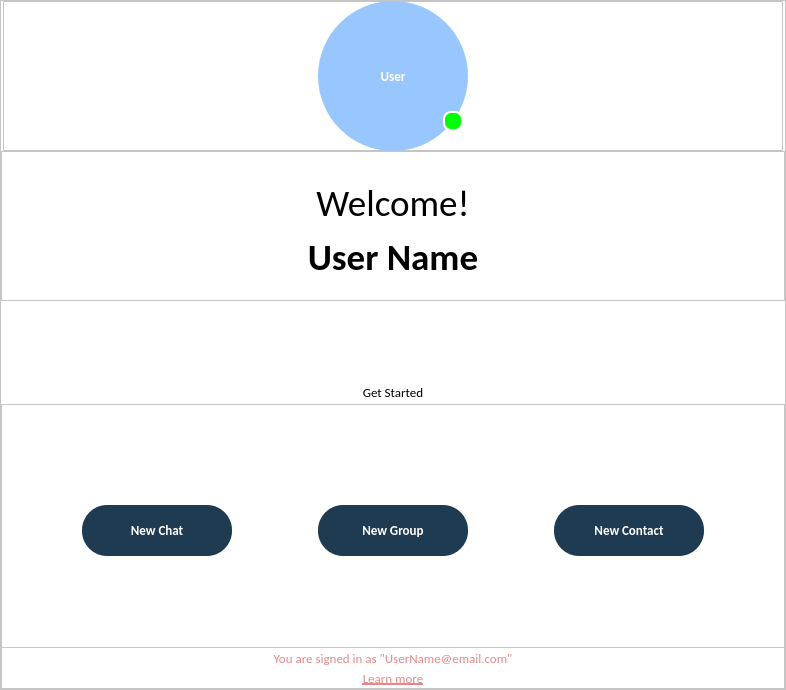
               <widget class="QWidget" name="welcome">
                <property name="minimumSize">
                 <size>
                  <width>780</width>
                  <height>686</height>
                 </size>
                </property>
                <property name="maximumSize">
                 <size>
                  <width>2340</width>
                  <height>2058</height>
                 </size>
                </property>
                <layout class="QVBoxLayout" name="verticalLayout_8">
                 <property name="spacing">
                  <number>0</number>
                 </property>
                 <property name="leftMargin">
                  <number>0</number>
                 </property>
                 <property name="topMargin">
                  <number>0</number>
                 </property>
                 <property name="rightMargin">
                  <number>0</number>
                 </property>
                 <property name="bottomMargin">
                  <number>0</number>
                 </property>
                 <item>
                  <widget class="QFrame" name="frame_24">
                   <property name="minimumSize">
                    <size>
                     <width>780</width>
                     <height>686</height>
                    </size>
                   </property>
                   <property name="maximumSize">
                    <size>
                     <width>2340</width>
                     <height>2058</height>
                    </size>
                   </property>
                   <property name="styleSheet">
                    <string notr="true">background-color: rgb(255, 255, 255);</string>
                   </property>
                   <property name="frameShape">
                    <enum>QFrame::StyledPanel</enum>
                   </property>
                   <property name="frameShadow">
                    <enum>QFrame::Raised</enum>
                   </property>
                   <layout class="QVBoxLayout" name="verticalLayout_7">
                    <property name="spacing">
                     <number>0</number>
                    </property>
                    <property name="leftMargin">
                     <number>0</number>
                    </property>
                    <property name="topMargin">
                     <number>0</number>
                    </property>
                    <property name="rightMargin">
                     <number>0</number>
                    </property>
                    <property name="bottomMargin">
                     <number>0</number>
                    </property>
                    <item alignment="Qt::AlignHCenter|Qt::AlignVCenter">
                     <widget class="QFrame" name="frame_25">
                      <property name="minimumSize">
                       <size>
                        <width>780</width>
                        <height>150</height>
                       </size>
                      </property>
                      <property name="maximumSize">
                       <size>
                        <width>2340</width>
                        <height>450</height>
                       </size>
                      </property>
                      <property name="frameShape">
                       <enum>QFrame::StyledPanel</enum>
                      </property>
                      <property name="frameShadow">
                       <enum>QFrame::Raised</enum>
                      </property>
                      <widget class="QLabel" name="label_20">
                       <property name="geometry">
                        <rect>
                         <x>440</x>
                         <y>110</y>
                         <width>20</width>
                         <height>20</height>
                        </rect>
                       </property>
                       <property name="minimumSize">
                        <size>
                         <width>20</width>
                         <height>20</height>
                        </size>
                       </property>
                       <property name="maximumSize">
                        <size>
                         <width>60</width>
                         <height>60</height>
                        </size>
                       </property>
                       <property name="styleSheet">
                        <string notr="true">border-radius:8px;
background-color: rgb(0, 255, 0);
border: 2px solid rgb(255,255,255);</string>
                       </property>
                       <property name="text">
                        <string/>
                       </property>
                      </widget>
                      <widget class="QPushButton" name="pushButton_19">
                       <property name="geometry">
                        <rect>
                         <x>315</x>
                         <y>0</y>
                         <width>150</width>
                         <height>150</height>
                        </rect>
                       </property>
                       <property name="minimumSize">
                        <size>
                         <width>150</width>
                         <height>150</height>
                        </size>
                       </property>
                       <property name="maximumSize">
                        <size>
                         <width>450</width>
                         <height>450</height>
                        </size>
                       </property>
                       <property name="font">
                        <font>
                         <family>Calibri</family>
                         <pointsize>10</pointsize>
                         <weight>75</weight>
                         <bold>true</bold>
                        </font>
                       </property>
                       <property name="cursor">
                        <cursorShape>PointingHandCursor</cursorShape>
                       </property>
                       <property name="styleSheet">
                        <string notr="true">QPushButton{
border-radius:75px;
color: rgb(255, 255, 255);
background-color: rgb(152, 199, 255);
}
QPushButton:hover{     
	background-color: rgb(230, 136, 136);
 }
QPushButton:pressed{     
	border-bottom: 5px solid rgb(30, 59, 81);
}</string>
                       </property>
                       <property name="text">
                        <string>User</string>
                       </property>
                      </widget>
                      <zorder>pushButton_19</zorder>
                      <zorder>label_20</zorder>
                     </widget>
                    </item>
                    <item>
                     <widget class="QFrame" name="frame_26">
                      <property name="minimumSize">
                       <size>
                        <width>780</width>
                        <height>150</height>
                       </size>
                      </property>
                      <property name="maximumSize">
                       <size>
                        <width>2340</width>
                        <height>450</height>
                       </size>
                      </property>
                      <property name="frameShape">
                       <enum>QFrame::StyledPanel</enum>
                      </property>
                      <property name="frameShadow">
                       <enum>QFrame::Raised</enum>
                      </property>
                      <layout class="QVBoxLayout" name="verticalLayout_5">
                       <property name="spacing">
                        <number>0</number>
                       </property>
                       <property name="leftMargin">
                        <number>0</number>
                       </property>
                       <property name="topMargin">
                        <number>20</number>
                       </property>
                       <property name="rightMargin">
                        <number>0</number>
                       </property>
                       <property name="bottomMargin">
                        <number>20</number>
                       </property>
                       <item>
                        <widget class="QLabel" name="label_21">
                         <property name="minimumSize">
                          <size>
                           <width>780</width>
                           <height>51</height>
                          </size>
                         </property>
                         <property name="maximumSize">
                          <size>
                           <width>2340</width>
                           <height>153</height>
                          </size>
                         </property>
                         <property name="font">
                          <font>
                           <family>Calibri</family>
                           <pointsize>28</pointsize>
                          </font>
                         </property>
                         <property name="text">
                          <string>Welcome!</string>
                         </property>
                         <property name="alignment">
                          <set>Qt::AlignBottom|Qt::AlignHCenter</set>
                         </property>
                        </widget>
                       </item>
                       <item>
                        <widget class="QLabel" name="label_22">
                         <property name="minimumSize">
                          <size>
                           <width>780</width>
                           <height>51</height>
                          </size>
                         </property>
                         <property name="maximumSize">
                          <size>
                           <width>2340</width>
                           <height>153</height>
                          </size>
                         </property>
                         <property name="font">
                          <font>
                           <family>Calibri</family>
                           <pointsize>28</pointsize>
                           <weight>75</weight>
                           <bold>true</bold>
                          </font>
                         </property>
                         <property name="text">
                          <string>User Name</string>
                         </property>
                         <property name="alignment">
                          <set>Qt::AlignBottom|Qt::AlignHCenter</set>
                         </property>
                        </widget>
                       </item>
                      </layout>
                     </widget>
                    </item>
                    <item>
                     <widget class="QLabel" name="label_25">
                      <property name="minimumSize">
                       <size>
                        <width>780</width>
                        <height>100</height>
                       </size>
                      </property>
                      <property name="maximumSize">
                       <size>
                        <width>2340</width>
                        <height>300</height>
                       </size>
                      </property>
                      <property name="font">
                       <font>
                        <family>Calibri</family>
                        <pointsize>10</pointsize>
                       </font>
                      </property>
                      <property name="text">
                       <string>Get Started</string>
                      </property>
                      <property name="alignment">
                       <set>Qt::AlignBottom|Qt::AlignHCenter</set>
                      </property>
                     </widget>
                    </item>
                    <item>
                     <widget class="QFrame" name="frame_27">
                      <property name="minimumSize">
                       <size>
                        <width>780</width>
                        <height>246</height>
                       </size>
                      </property>
                      <property name="maximumSize">
                       <size>
                        <width>2340</width>
                        <height>240</height>
                       </size>
                      </property>
                      <property name="frameShape">
                       <enum>QFrame::StyledPanel</enum>
                      </property>
                      <property name="frameShadow">
                       <enum>QFrame::Raised</enum>
                      </property>
                      <layout class="QHBoxLayout" name="horizontalLayout_7">
                       <property name="spacing">
                        <number>86</number>
                       </property>
                       <property name="leftMargin">
                        <number>80</number>
                       </property>
                       <property name="topMargin">
                        <number>100</number>
                       </property>
                       <property name="rightMargin">
                        <number>80</number>
                       </property>
                       <property name="bottomMargin">
                        <number>150</number>
                       </property>
                       <item>
                        <widget class="QPushButton" name="pushButton_20">
                         <property name="sizePolicy">
                          <sizepolicy hsizetype="Preferred" vsizetype="Preferred">
                           <horstretch>0</horstretch>
                           <verstretch>0</verstretch>
                          </sizepolicy>
                         </property>
                         <property name="minimumSize">
                          <size>
                           <width>150</width>
                           <height>51</height>
                          </size>
                         </property>
                         <property name="maximumSize">
                          <size>
                           <width>450</width>
                           <height>153</height>
                          </size>
                         </property>
                         <property name="font">
                          <font>
                           <family>Calibri</family>
                           <pointsize>10</pointsize>
                           <weight>75</weight>
                           <bold>true</bold>
                          </font>
                         </property>
                         <property name="styleSheet">
                          <string notr="true">QPushButton{
border-radius:25px;
color: rgb(255, 255, 255);
background-color: rgb(30, 59, 81);
}
QPushButton:hover{     
	background-color: rgb(230, 136, 136);
 }
QPushButton:pressed{     
	border-bottom: 5px solid rgb(30, 59, 81);
}</string>
                         </property>
                         <property name="text">
                          <string>New Chat</string>
                         </property>
                        </widget>
                       </item>
                       <item>
                        <widget class="QPushButton" name="pushButton_21">
                         <property name="sizePolicy">
                          <sizepolicy hsizetype="Preferred" vsizetype="Preferred">
                           <horstretch>0</horstretch>
                           <verstretch>0</verstretch>
                          </sizepolicy>
                         </property>
                         <property name="minimumSize">
                          <size>
                           <width>150</width>
                           <height>51</height>
                          </size>
                         </property>
                         <property name="maximumSize">
                          <size>
                           <width>450</width>
                           <height>153</height>
                          </size>
                         </property>
                         <property name="font">
                          <font>
                           <family>Calibri</family>
                           <pointsize>10</pointsize>
                           <weight>75</weight>
                           <bold>true</bold>
                          </font>
                         </property>
                         <property name="styleSheet">
                          <string notr="true">QPushButton{
border-radius:25px;
color: rgb(255, 255, 255);
background-color: rgb(30, 59, 81);
}
QPushButton:hover{     
	background-color: rgb(230, 136, 136);
 }
QPushButton:pressed{     
	border-bottom: 5px solid rgb(30, 59, 81);
}</string>
                         </property>
                         <property name="text">
                          <string>New Group</string>
                         </property>
                        </widget>
                       </item>
                       <item>
                        <widget class="QPushButton" name="pushButton_22">
                         <property name="sizePolicy">
                          <sizepolicy hsizetype="Preferred" vsizetype="Preferred">
                           <horstretch>0</horstretch>
                           <verstretch>0</verstretch>
                          </sizepolicy>
                         </property>
                         <property name="minimumSize">
                          <size>
                           <width>150</width>
                           <height>51</height>
                          </size>
                         </property>
                         <property name="maximumSize">
                          <size>
                           <width>450</width>
                           <height>153</height>
                          </size>
                         </property>
                         <property name="font">
                          <font>
                           <family>Calibri</family>
                           <pointsize>10</pointsize>
                           <weight>75</weight>
                           <bold>true</bold>
                          </font>
                         </property>
                         <property name="styleSheet">
                          <string notr="true">QPushButton{
border-radius:25px;
color: rgb(255, 255, 255);
background-color: rgb(30, 59, 81);
}
QPushButton:hover{     
	background-color: rgb(230, 136, 136);
 }
QPushButton:pressed{     
	border-bottom: 5px solid rgb(30, 59, 81);
}</string>
                         </property>
                         <property name="text">
                          <string>New Contact</string>
                         </property>
                        </widget>
                       </item>
                      </layout>
                     </widget>
                    </item>
                    <item>
                     <widget class="QFrame" name="frame_28">
                      <property name="minimumSize">
                       <size>
                        <width>780</width>
                        <height>40</height>
                       </size>
                      </property>
                      <property name="maximumSize">
                       <size>
                        <width>2340</width>
                        <height>900</height>
                       </size>
                      </property>
                      <property name="frameShape">
                       <enum>QFrame::StyledPanel</enum>
                      </property>
                      <property name="frameShadow">
                       <enum>QFrame::Raised</enum>
                      </property>
                      <layout class="QVBoxLayout" name="verticalLayout_6">
                       <property name="spacing">
                        <number>0</number>
                       </property>
                       <property name="leftMargin">
                        <number>0</number>
                       </property>
                       <property name="topMargin">
                        <number>0</number>
                       </property>
                       <property name="rightMargin">
                        <number>0</number>
                       </property>
                       <property name="bottomMargin">
                        <number>0</number>
                       </property>
                       <item>
                        <widget class="QLabel" name="label_23">
                         <property name="minimumSize">
                          <size>
                           <width>780</width>
                           <height>20</height>
                          </size>
                         </property>
                         <property name="maximumSize">
                          <size>
                           <width>2340</width>
                           <height>60</height>
                          </size>
                         </property>
                         <property name="font">
                          <font>
                           <family>Calibri</family>
                           <pointsize>10</pointsize>
                          </font>
                         </property>
                         <property name="styleSheet">
                          <string notr="true">
color: rgb(230, 136, 136);</string>
                         </property>
                         <property name="text">
                          <string>You are signed in as &quot;UserName@email.com&quot;</string>
                         </property>
                         <property name="alignment">
                          <set>Qt::AlignCenter</set>
                         </property>
                        </widget>
                       </item>
                       <item>
                        <widget class="QLabel" name="label_24">
                         <property name="minimumSize">
                          <size>
                           <width>780</width>
                           <height>20</height>
                          </size>
                         </property>
                         <property name="maximumSize">
                          <size>
                           <width>2340</width>
                           <height>60</height>
                          </size>
                         </property>
                         <property name="font">
                          <font>
                           <family>Calibri</family>
                           <pointsize>10</pointsize>
                           <underline>true</underline>
                          </font>
                         </property>
                         <property name="styleSheet">
                          <string notr="true">
color: rgb(230, 136, 136);</string>
                         </property>
                         <property name="text">
                          <string>Learn more</string>
                         </property>
                         <property name="alignment">
                          <set>Qt::AlignCenter</set>
                         </property>
                        </widget>
                       </item>
                      </layout>
                     </widget>
                    </item>
                   </layout>
                  </widget>
                 </item>
                </layout>
               </widget>
